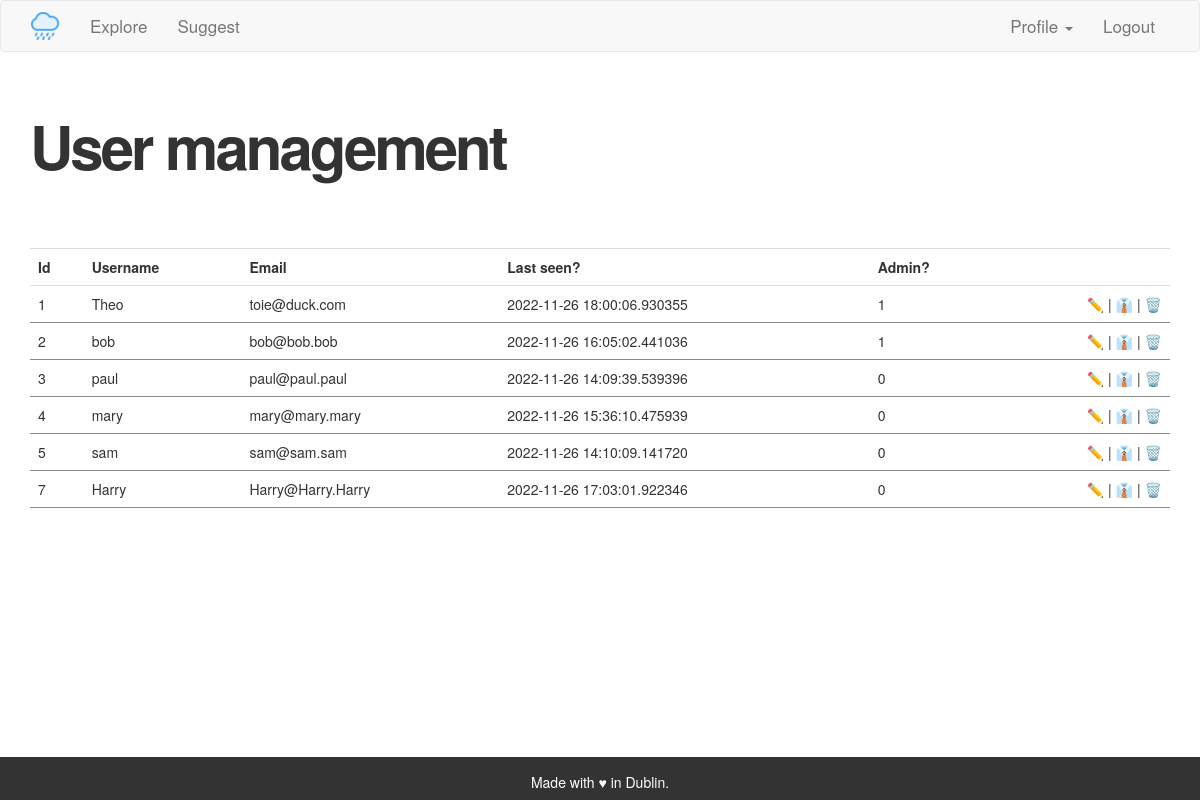
/admin/users (signed in), run on an earlier commit of the app's database.
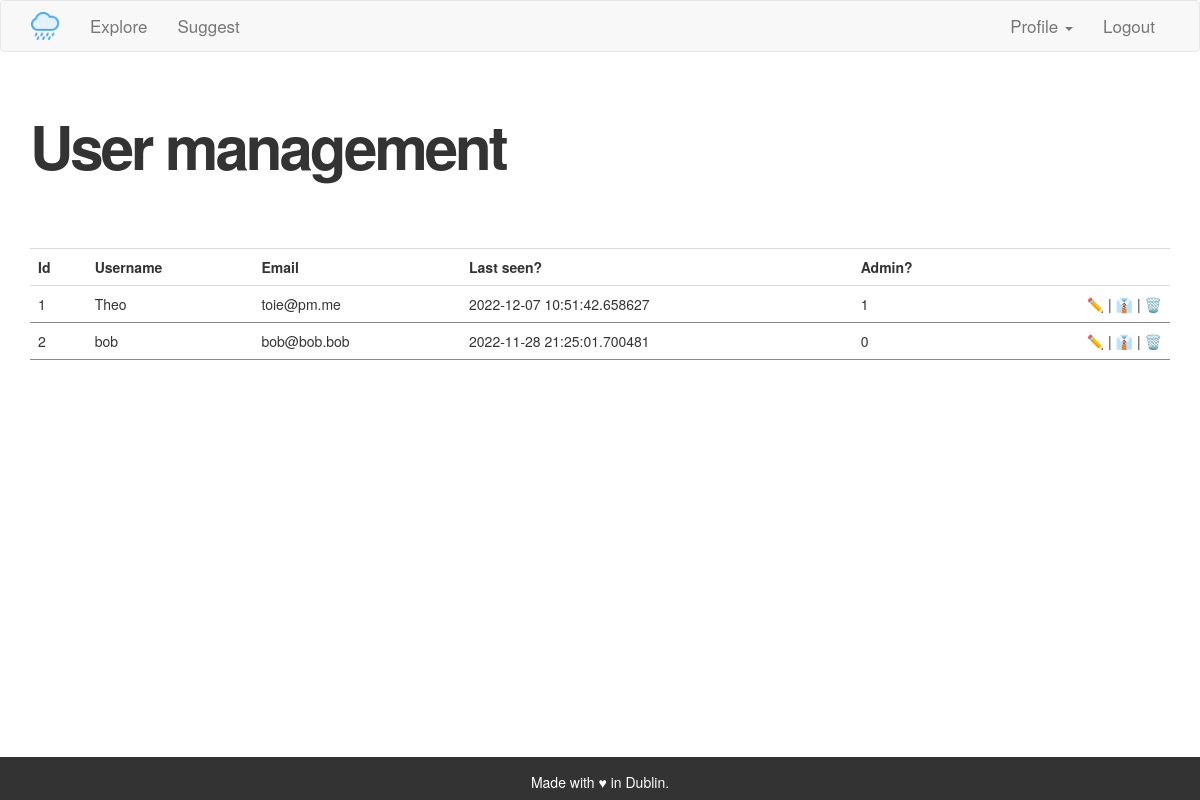
And on a later commit of the database.
### app/models.py (models this page shows, shortened)
class User(UserMixin, db.Model):
    id = db.Column(db.Integer, primary_key=True)
    username = db.Column(db.String(64), index=True, unique=True)
    usernamelowercase = db.Column(db.String(64), index=True, unique=True)
    email = db.Column(db.String(120), index=True, unique=True)
    emaillowercase = db.Column(db.String(120), index=True, unique=True)
    password_hash = db.Column(db.String(128))
    activity = db.relationship('Activity', backref='author', lazy='dynamic')
    about_me = db.Column(db.String(140))
    last_seen = db.Column(db.DateTime, default=datetime.utcnow)
    admin = db.Column(db.Integer, default=0)

### app/routes.py (the view)
@app.route('/admin/users', methods=['GET', 'POST'])
@login_required
def adminusermanagement():
    if current_user.admin == 1:
        users = User.query.order_by(User.id.asc())
    else:
        flash('This is a restricted area.')
        return redirect(url_for('index'))
    return render_template("user_management.html", title='User management',
        users=users)

### app/models.py (called while the page is built)
@login.user_loader
def load_user(id):
    return User.query.get(int(id))

### app/routes.py (called while the page is built)
@app.before_request
def before_request():
    if current_user.is_authenticated:
        current_user.last_seen = datetime.utcnow()
        db.session.commit()

### app/templates/user_management.html (shortened to what this page needs)
{% extends "base.html" %}
{% block app_content %}
    <h1>User management</h1>
    <table class="table">
        <tr>
            <th>Id</th>
            <th>Username</th>
            <th>Email</th>
            <th>Last seen?</th>
            <th>Admin?</th>
            <th></th>
        </tr>
            {% for user in users %}
                    {% include '_users.html' %}
            {% endfor %}
    </table>
{% endblock %}

### app/templates/_users.html
    <tr>
        <td>{{ user.id }}</td>
        <td><a class="nolinkdecoration" href="{{ url_for('user', username=user.username) }}">{{ user.username }}</td>
        <td>{{ user.email }}</td>
        <td>{{ user.last_seen }}</td>
        <td>{{ user.admin }}</td>
        <td class="align-right"><a class="nolinkdecorationimage"
            href="{{ url_for('edit_profile_admin', username=user.username) }}">✏️</a> | <a class="nolinkdecorationimage" href="{{ url_for('makeadmin', username=user.username) }}">👔</a> | <a class="nolinkdecorationimage" href="{{ url_for('deleteuser', username=user.username) }}">🗑️</td>
    </tr>

What changed in the data, as far as the page shows it:
removed User: id "3", username "paul", email "paul@paul.paul", last_seen "2022-11-26 14:09:39.539396", admin "0"
removed User: id "4", username "mary", email "mary@mary.mary", last_seen "2022-11-26 15:36:10.475939", admin "0"
removed User: id "5", username "sam", email "sam@sam.sam", last_seen "2022-11-26 14:10:09.141720", admin "0"
removed User: id "7", username "Harry", email "Harry@Harry.Harry", last_seen "2022-11-26 17:03:01.922346", admin "0"
changed User "Theo": email "toie@duck.com" → "toie@pm.me"; last_seen "2022-11-26 18:00:06.930355" → "2022-12-07 10:51:42.658627"
changed User "bob": last_seen "2022-11-26 16:05:02.441036" → "2022-11-28 21:25:01.700481"; admin "1" → "0"
